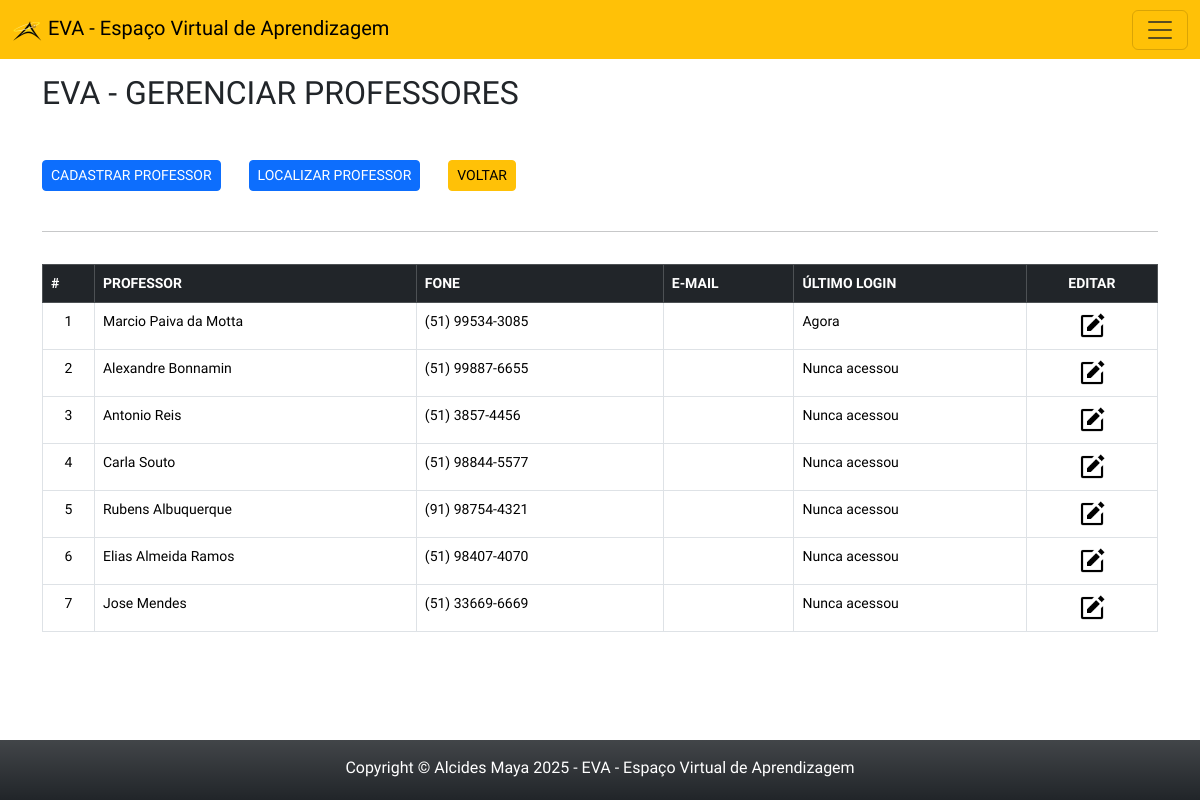
/app/view/adminProfes.php (signed in), run on the app's committed database.
### tables this page shows
CREATE TABLE `professores` (
  `id_prof` int(11) NOT NULL,
  `nome_prof` varchar(90) NOT NULL,
  `email` varchar(90) NOT NULL,
  `fone` varchar(15) NOT NULL,
  `data_criado` timestamp NOT NULL DEFAULT CURRENT_TIMESTAMP,
  `data_editado` timestamp NOT NULL DEFAULT CURRENT_TIMESTAMP ON UPDATE CURRENT_TIMESTAMP
);

### app/config/connect.php (called while the page is built, shortened)
<?php
abstract class Connect {
    private $servidor = 'localhost';
    private $user = 'root';
    private $pass = 'usbw';
    private $banco = 'eva';
    private function connect() {
        $this->conn = new PDO("mysql:host=$this->servidor;dbname=$this->banco", $this->user, $this->pass);
    }
}
?>

### app/model/professor.php (called while the page is built, shortened)
<?php
require_once '../config/connect.php';
class Professor extends Connect{
    private $tabela = 'professores';
    public function consultarProfessores(){
        $sql = "SELECT p.id_prof, p.nome_prof, p.email as mail, p.fone, u.ultimo_login
                FROM $this->tabela AS p
                LEFT JOIN usuarios AS u ON p.email = u.email
                ORDER BY u.ultimo_login DESC";
        $stmt = $this->conn->prepare($sql);
        $stmt->execute();
        $result = $stmt->fetchAll(PDO::FETCH_ASSOC);
        return $result;
    }
}

### app/view/adminProfes.php (the view, shortened to what this page needs)
<?php
        if(isset($_SESSION['logado']) && $_SESSION['logado'] == true && $_SESSION['nivel'] >= 3 ){
?>
<!DOCTYPE html>
<html lang="pt-br">
<head>
    <link rel="stylesheet" href="css/style.css">
</head>
<body>
    <div class="container-full">
    <?php require_once 'headerAdmin.php'; ?>
        <section class="container main bg-white">
            <h2 class="mb-5"> EVA - GERENCIAR PROFESSORES</h2>
            <button type="button" class="btn btn-sm btn-primary" data-bs-toggle="modal" data-bs-target="#cadProf">
                CADASTRAR PROFESSOR
             </button>
            <button type="button" class="btn btn-sm btn-primary ms-4" data-bs-toggle="modal" data-bs-target="#localiza">
                LOCALIZAR PROFESSOR
            </button>
            <a href="indexAdmin.php" class="btn btn-sm btn-warning ms-4">VOLTAR</a>
            <br>&nbsp;
            <hr class="pt-2 pb-2">
            <table class="table table-bordered table stripped">
                <thead class="table-dark">
                    <tr>
                        <th>
                            #
                        </th>
                        <th>
                            PROFESSOR
                        </th>
                        <th>
                            FONE
                        </th>
                        <th>
                            E-MAIL
                        </th>
                        <th>
                            ÚLTIMO LOGIN
                        </th>
                        <th class='text-center'>
                            EDITAR
                        </th>
                    </tr>
                </thead>
                <tbody>
                <?php
                      $professor = new professor();
                      $consulta = $professor->consultarProfessores();
                        $i = 1;
                      foreach($consulta as $linha){
                          $id = $linha['id_prof'];
                          $nome = $linha['nome_prof'];
                          $fone = $linha['fone'];
                          $email = $linha['email'];
                          $ultimo_login = $linha['ultimo_login'];
                          $timestampAtual = time();
                          echo"
                          <tr>
                              <td class='text-center'>". $i++ ."</td>
                              <td>$nome</td>
                              <td>$fone</td>
                              <td>$email</td>";
                                  $dataHoraUltimoLogin = $ultimo_login;
                                      if (empty($dataHoraUltimoLogin)) {
                                          echo "<td>Nunca acessou</td>";
                                      } else {
                                          $timestampLogin = strtotime($dataHoraUltimoLogin); ;
                                          $diferenca = $timestampAtual - $timestampLogin; ;
                                          if ($diferenca < 60) {
                                              echo "<td>Agora</td>";
                                          } elseif ($diferenca < 3600) {
                                              $minutos = floor($diferenca / 60);
                                              echo "<td>Há $minutos minutos</td>";
                                          } elseif ($diferenca < 86400) {
                                              $horas = floor($diferenca / 3600);
                                              echo "<td>Há $horas horas<br></td>";
                                          } else {
                                              $dias = floor($diferenca / 86400);
                                              echo "<td>Há $dias dias</td>";
                                          }
                                      }
                          echo "
                                <td class='text-center log'>
                                <a href='editProf.php?id=$id'>
                                <img src='../../public/img/logos/edit.png'></a
                              </td>
                          </tr>";
                      }
                ?>
                </tbody>
            </table>
        </section>
        <?php require_once 'footer.php'; ?>
    </div>
</body>
</html>
<?php
    }else{
        header('Location: ../index.php');
    }
?>

### app/view/css/style.css (style rules this page uses)
body, * { font-family: 'Saira', sans-serif; font-optical-sizing: auto; font-style: normal; }
table { font-size: 14px; margin-bottom: 150px !important; }
.container, .border { background-color: #fbfbfb; }
.main { padding-top: 15px; }
.log img { width: 30px; }

### data on the page
professores: nome_prof "Marcio Paiva da Motta", fone "(51) 99534-3085", shows "Agora"
professores: nome_prof "Alexandre Bonnamin", fone "(51) 99887-6655", shows "Nunca acessou"
professores: nome_prof "Antonio Reis", fone "(51) 3857-4456", shows "Nunca acessou"
professores: nome_prof "Carla Souto", fone "(51) 98844-5577", shows "Nunca acessou"
professores: nome_prof "Rubens Albuquerque", fone "(91) 98754-4321", shows "Nunca acessou"
professores: nome_prof "Elias Almeida Ramos", fone "(51) 98407-4070", shows "Nunca acessou"
professores: nome_prof "Jose Mendes", fone "(51) 33669-6669", shows "Nunca acessou"
